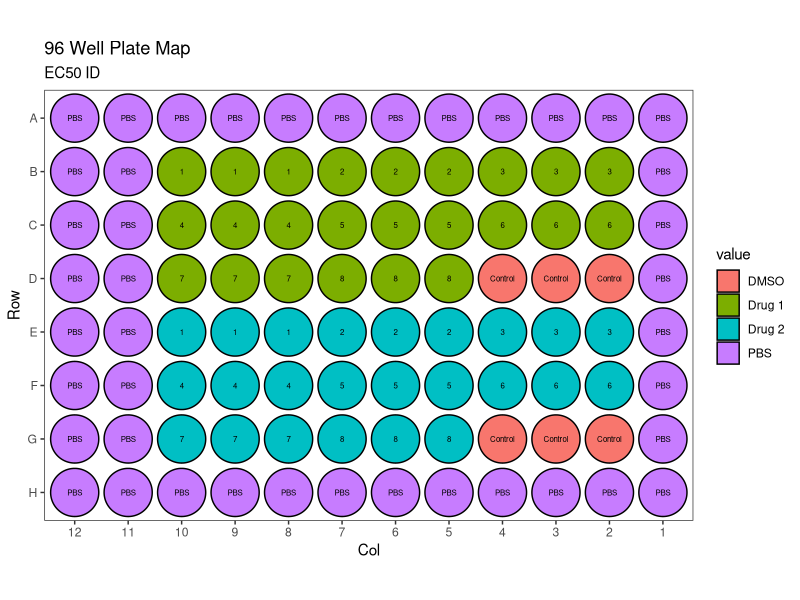

Source code (R):
library(tidyverse)
library(ggforce)
library(scales)

pbs <- "PBS"
drug1 <- "Drug 1"
drug2 <- "Drug 2"
EC50_ID <-"EC50 ID"

dil_ID = matrix(c(pbs,pbs,pbs,pbs,pbs,pbs,pbs,pbs,pbs,pbs,pbs,pbs,
                pbs, "3","3","3","2","2","2","1","1","1",pbs,pbs,
                pbs,"6","6","6","5","5","5","4","4","4",pbs,pbs,
                pbs,"Control","Control","Control","8","8","8","7","7","7",pbs,pbs,
                pbs,"3","3","3","2","2","2","1","1","1",pbs,pbs,
                pbs,"6","6","6","5","5","5","4","4","4",pbs,pbs,
                pbs,"Control","Control","Control","8","8","8","7","7","7",pbs,pbs,
                pbs,pbs,pbs,pbs,pbs,pbs,pbs,pbs,pbs,pbs,pbs,pbs), ncol = 12, nrow = 8, byrow = TRUE)

drug_list = matrix(c(pbs,pbs,pbs,pbs,pbs,pbs,pbs,pbs,pbs,pbs,pbs,pbs,
           pbs, drug1,drug1,drug1,drug1,drug1,drug1,drug1,drug1,drug1,pbs,pbs,
           pbs, drug1,drug1,drug1,drug1,drug1,drug1,drug1,drug1,drug1,pbs,pbs,
           pbs,"DMSO","DMSO","DMSO",drug1,drug1,drug1,drug1,drug1,drug1,pbs,pbs,
           pbs, drug2,drug2,drug2,drug2,drug2,drug2,drug2,drug2,drug2,pbs,pbs,
           pbs,drug2,drug2,drug2,drug2,drug2,drug2,drug2,drug2,drug2,pbs,pbs,
           pbs,"DMSO","DMSO", "DMSO",drug2,drug2,drug2,drug2,drug2,drug2,pbs,pbs,
           pbs,pbs,pbs,pbs,pbs,pbs,pbs,pbs,pbs,pbs,pbs,pbs), ncol = 12, nrow = 8, byrow = TRUE)



df1 <- as.data.frame(drug_list)
df2 <- as.data.frame(dil_ID)
df1 <- df1 %>% 
  mutate(row = 1:8) %>% 
  pivot_longer(-row, names_to = "col", values_to = "value") %>%
  mutate(col = as.integer(str_remove(col, "V"))) %>%
  mutate(well = paste0(LETTERS[row], col))

df2 <- df2 %>% 
  mutate(row = 1:8) %>% 
  pivot_longer(-row, names_to = "col", values_to = "value") %>%
  mutate(col = as.integer(str_remove(col, "V"))) %>%
  mutate(well = paste0(LETTERS[row], col))

glimpse(df1)
glimpse(df2)

#Plot
p <- ggplot(data = df1) + 
  geom_circle(aes(x0 = col, y0 = row, r = 0.45, fill = value))
p <- p + coord_equal()
p <- p + 
  scale_x_continuous(breaks = 1:12, expand = expansion(mult = c(0.01, 0.01)), trans = reverse_trans()) +
  scale_y_continuous(breaks = 1:8, labels = LETTERS[1:8], expand = expansion(mult = c(0.01, 0.01)), trans = reverse_trans())
p <- p + geom_text(data = df2, aes(x = col, y = row, label = paste0(value)), size = 2,)
p <- p +
  labs(title = "96 Well Plate Map", subtitle = EC50_ID, x = "Col", y = "Row") + 
  theme_bw() + 
  theme(panel.grid.major = element_blank(),
        panel.grid.minor = element_blank())
print(p)

